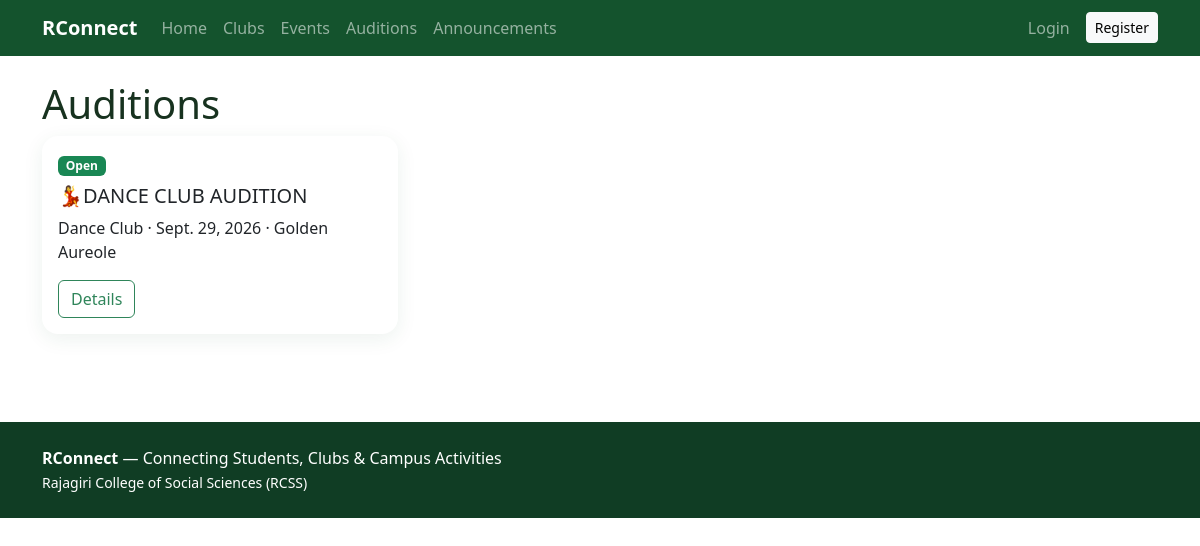
/auditions/, run on the app's committed database.
### auditions/models.py (models this page shows, shortened)
class Audition(models.Model):
    class Status(models.TextChoices):
        OPEN="OPEN","Open"; CLOSED="CLOSED","Closed"; COMPLETED="COMPLETED","Completed"; CANCELLED="CANCELLED","Cancelled"
    title=models.CharField(max_length=200)
    club=models.ForeignKey(Club,on_delete=models.CASCADE,related_name="auditions")
    description=models.TextField()
    date=models.DateField(); time=models.TimeField(); venue=models.CharField(max_length=200)
    application_deadline=models.DateTimeField()
    eligibility=models.TextField(blank=True)
    vacancies=models.PositiveIntegerField(default=1)
    status=models.CharField(max_length=20,choices=Status.choices,default=Status.OPEN)
    created_at=models.DateTimeField(auto_now_add=True)

### clubs/models.py (models this page shows, shortened)
class Club(models.Model):
    name = models.CharField(max_length=100, unique=True)
    description = models.TextField(blank=True)
    cover_image = models.ImageField(upload_to="clubs/", blank=True, null=True)
    assigned_admin = models.OneToOneField(settings.AUTH_USER_MODEL, on_delete=models.SET_NULL, null=True, blank=True, related_name="managed_club")
    contact_email = models.EmailField(blank=True)
    contact_phone = models.CharField(max_length=20, blank=True)
    meeting_day = models.CharField(max_length=30, blank=True)
    meeting_time = models.TimeField(null=True, blank=True)
    created_at = models.DateTimeField(auto_now_add=True)

### auditions/views.py (the view)
# urls.py: path("",views.audition_list,name="list"),path("<int:pk>/",views.audition_detail,name="detail"),path("<int:pk>/apply/",views.apply,name="apply"),
def audition_list(request):
    return render(request,"auditions/list.html",{"auditions":Audition.objects.select_related("club").order_by("date","time")})

### core/context_processors.py (called while the page is built)
def notifications(request):
    if not request.user.is_authenticated:
        return {"unread_notification_count": 0}
    return {"unread_notification_count": request.user.notifications.filter(is_read=False).count()}

### templates/auditions/list.html
{% extends "base.html" %}{% block title %}Auditions{% endblock %}{% block content %}<h1>Auditions</h1><div class="row g-4">{% for a in auditions %}<div class="col-md-6 col-lg-4"><div class="card h-100"><div class="card-body"><span class="badge bg-success">{{ a.get_status_display }}</span><h5 class="mt-2">{{ a.title }}</h5><p>{{ a.club.name }} · {{ a.date }} · {{ a.venue }}</p><a class="btn btn-outline-success" href="{% url 'auditions:detail' a.pk %}">Details</a></div></div></div>{% empty %}<div class="empty">No auditions currently available.</div>{% endfor %}</div>{% endblock %}

### static/css/style.css (style rules this page uses)
:root { --green:#14532d;--green2:#2f855a;--light:#f3faf5 }
body { background:#fff;color:#17321f;font-family:system-ui,-apple-system,Segoe UI,Roboto,sans-serif }
.card { border:0;box-shadow:0 5px 20px rgba(20,83,45,.08);border-radius:16px }
.btn-outline-success { color:var(--green2);border-color:var(--green2) }

### data on the page
Audition: status "Open", title "💃DANCE CLUB AUDITION", club.name "Dance Club", date "Sept. 29, 2026", venue "Golden Aureole"
